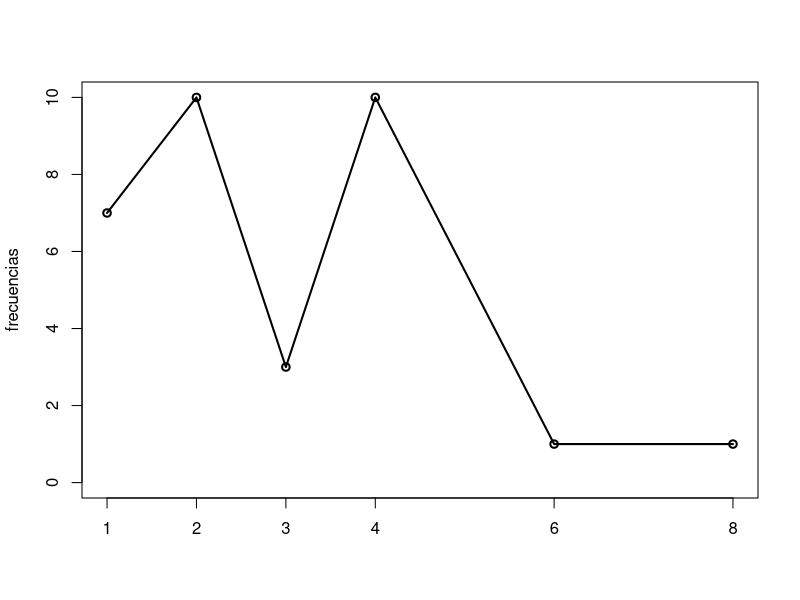
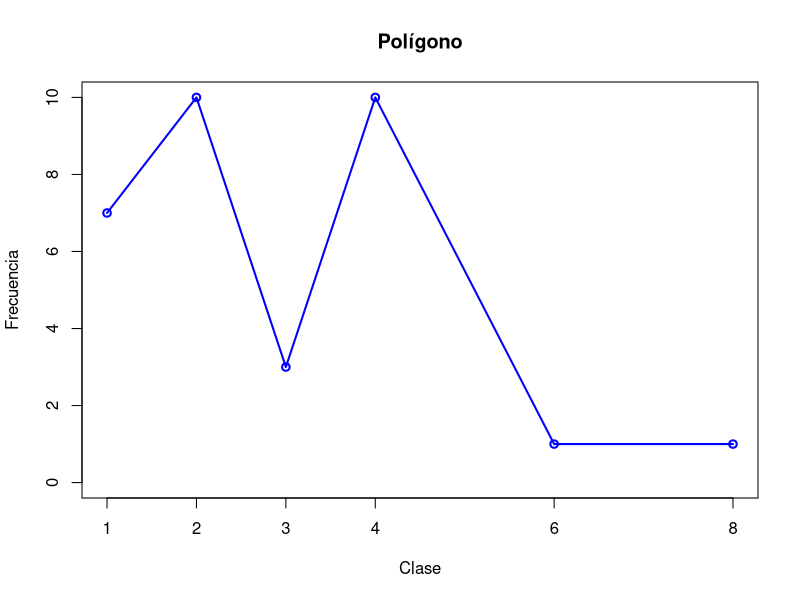

R code for these plots, in order:
# UNIVERSIDAD NACIONAL AUTÓNOMA DE MÉXICO
# Facultad de Economía
# Estadística 2020-2
# Profesor: Cesar Hernández
# Medidas de dispersión
# Polígonos de frecuencias en R: función plot()

head(mtcars)

frecuencias <- table(mtcars$carb)

plot(frecuencias, type = "o")

plot(frecuencias, type = "o",main = "Polígono", xlab = "Clase", ylab = "Frecuencia", col = "blue")
